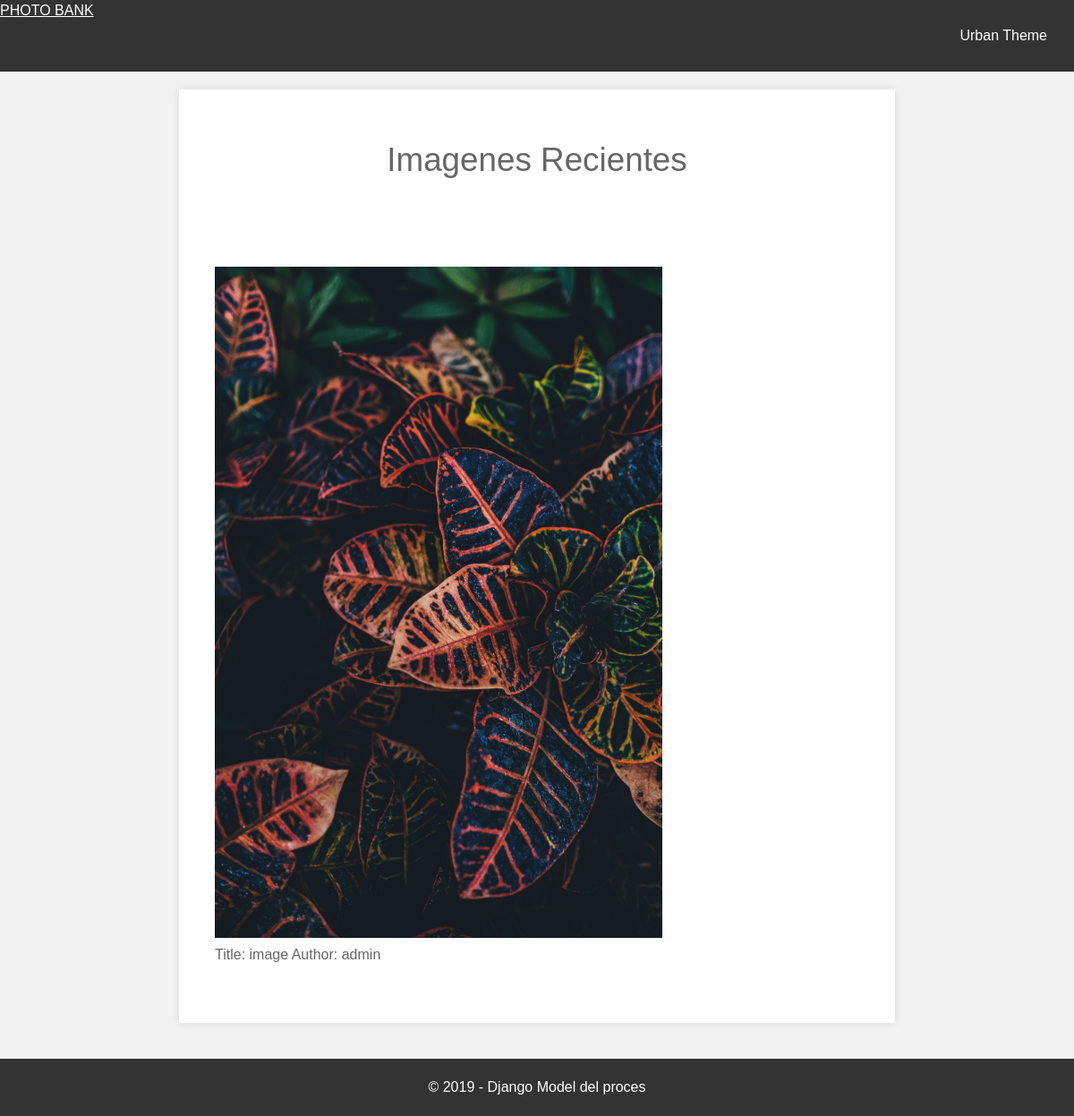
/, run on an earlier commit of the app's database.
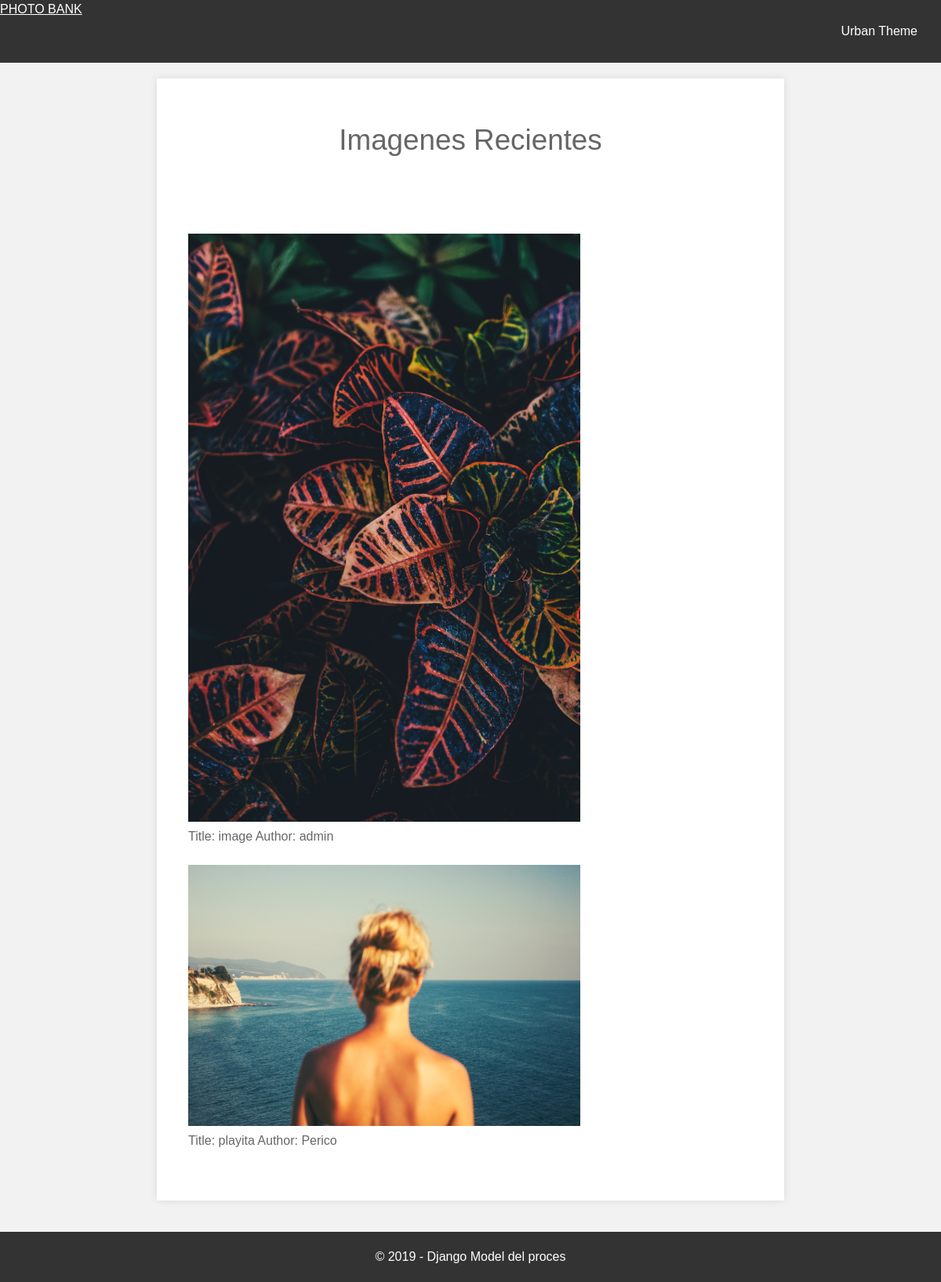
And on a later commit of the database.
### repository/models.py (models this page shows, shortened)
class Photo(models.Model):
    name = models.CharField(max_length=64, help_text="Enter a name to the snap", null=False)
    picture = models.ImageField(default="default.png", null=False)
    author = models.ForeignKey(User, default=1, on_delete=models.SET_DEFAULT)
    RESOLUTION_THEMES=(('NATURE','NATURE'),('URBAN','URBAN'),('OTHER','OTHER'))
    select_theme=models.CharField(max_length=16,blank=False,choices=RESOLUTION_THEMES,default='OTHER')
    RESOLUTION_STATUS = (('HD', '1280×720 píxels'), ('FHD', '1920×1080 pixels'),
                         ('QHD', '2560*1440 pixels'), ('UHD', '3840×2160 pixels'))
    select_resolution = models.CharField(max_length=4, choices=RESOLUTION_STATUS, blank=False, default='FHD')
    RATING_CHOICES = ((1, 'one'), (2, 'two'), (3, 'three'), (4, 'four'), (5, 'five'))
    rating = models.PositiveSmallIntegerField('Rating (stars)', blank=False, default=3, choices=RATING_CHOICES)
    date = models.DateTimeField(auto_now_add = True,blank=True,null=True)

### repository/views.py (the view)
# urls.py: path('', views.homepage, name='homepage'),
def homepage(request):
    photo = Photo.objects.all()
    return render(request,'homepage.html',context={'photo':photo})

### templates/homepage.html (shortened to what this page needs)
<!DOCTYPE html>
{% load static %}
<html lang="en">
<head>
    <link rel="stylesheet" href="{% static 'css/style.css' %}">
</head>
<body>
   <header id="main-header">
            <a class="site-name" href="{% url 'homepage' %}">PHOTO BANK</a>
		<nav>
			<ul>
				<li><a href="{% url 'urban' %}">Urban Theme</a></li>
			</ul>
		</nav>
   </header>
   <section id="main-content">
		<article>
			<header>
				<h1>Imagenes Recientes</h1>
			</header>
			<div class="content">
            {% block content %}
                {% for i in photo %}
                    <img src="{{ i.picture.url }}" width="500px" />
                    <p> Title: {{ i.name }}
                    Author: {{ i.author }}</p>
                {% endfor %}
            {% endblock %}
			</div>
		</article>
   </section>
    <footer id="main-footer">
		<p>&copy; 2019 - Django Model del proces</p>
	</footer>
</body>
</html>

### repository/static/css/style.css (style rules this page uses)
body { margin: 0; padding: 0; font-family: Helvetica, Arial, sans-serif; color: #666; background: #f2f2f2; font-size: 1em; line-height: 1.5em; }
h1 { font-size: 2.3em; line-height: 1.3em; margin: 15px 0; text-align: center; font-weight: 300; }
p { margin: 0 0 1.5em 0; }
img { max-width: 100%; height: auto; }
#main-header { background: #333; color: white; height: 80px; }
#main-header a { color: white; }
nav { float: right; }
nav ul { margin: 0; padding: 0; list-style: none; padding-right: 20px; }
nav ul li { display: inline-block; line-height: 80px; }
nav ul li a { display: block; padding: 0 10px; text-decoration: none; }
#main-content { background: white; width: 90%; max-width: 800px; margin: 20px auto; box-shadow: 0 0 10px rgba(0,0,0,.1); }
#main-content header, #main-content .content { padding: 40px; }
#main-footer { background: #333; color: white; text-align: center; padding: 20px; margin-top: 40px; }
#main-footer p { margin: 0; }

What changed in the data, as far as the page shows it:
added Photo: picture (picture), name "playita", author "Perico"
